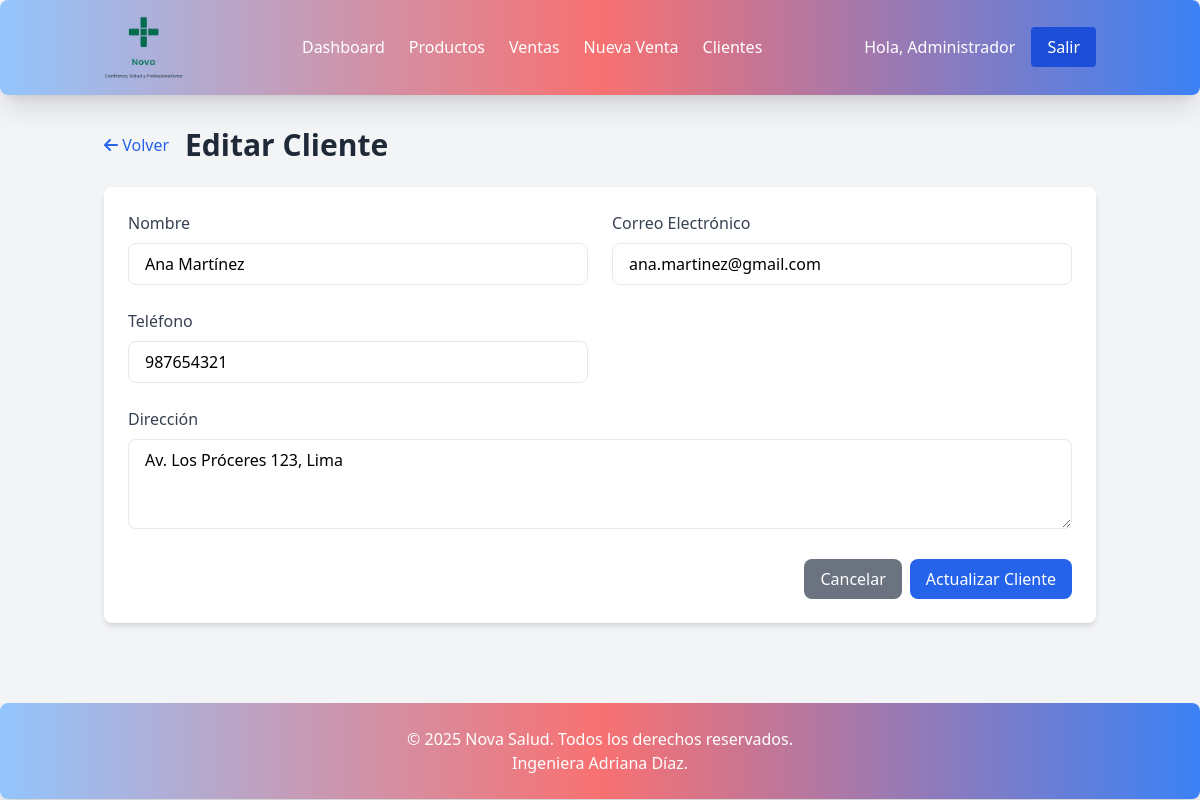
Screenshot of /cliente-form.php?id=1 (signed in) with the database file from the repository.
### tables this page shows
CREATE TABLE `clientes` (
  `id` int(11) NOT NULL,
  `nombre` varchar(255) NOT NULL,
  `correo` varchar(255) NOT NULL,
  `telefono` varchar(20) DEFAULT NULL,
  `direccion` text DEFAULT NULL,
  `fecha_registro` timestamp NOT NULL DEFAULT current_timestamp()
);

### cliente-form.php (the view, shortened to what this page needs)
<?php
include 'config/database.php';
$cliente = [
    'id' => '',
    'nombre' => '',
    'correo' => '',
    'telefono' => '',
    'direccion' => ''
];
$isEdit = false;
if (isset($_GET['id']) && is_numeric($_GET['id'])) {
    $id = $_GET['id'];
    $isEdit = true;
    $stmt = $conn->prepare("SELECT * FROM clientes WHERE id = :id");
    $stmt->bindParam(':id', $id);
    $stmt->execute();
    if ($stmt->rowCount() > 0) {
        $cliente = $stmt->fetch(PDO::FETCH_ASSOC);
    } else {
        header('Location: clientes.php');
        exit;
    }
}
?>
<!DOCTYPE html>
<html lang="es">
<head>
    <script src="https://cdn.tailwindcss.com"></script>
    <link rel="stylesheet" href="https://cdnjs.cloudflare.com/ajax/libs/font-awesome/6.4.0/css/all.min.css">
</head>
<body class="bg-gray-100">
    <?php include 'includes/header.php'; ?>
    <div class="container mx-auto px-4 py-8">
        <div class="flex items-center mb-6">
            <a href="clientes.php" class="text-blue-600 hover:text-blue-800 mr-4">
                <i class="fas fa-arrow-left"></i> Volver
            </a>
            <h1 class="text-3xl font-bold text-gray-800"><?php echo $isEdit ? 'Editar' : 'Nuevo'; ?> Cliente</h1>
        </div>
        <div class="bg-white rounded-lg shadow-md p-6">
            <form method="POST" action="">
                <div class="grid grid-cols-1 md:grid-cols-2 gap-6">
                    <div>
                        <label for="nombre" class="block text-gray-700 font-medium mb-2">Nombre</label>
                        <input type="text" id="nombre" name="nombre" required value="<?php echo htmlspecialchars($cliente['nombre']); ?>"
                               class="w-full px-4 py-2 border rounded-lg focus:outline-none focus:ring-2 focus:ring-blue-500">
                    </div>
                    <div>
                        <label for="correo" class="block text-gray-700 font-medium mb-2">Correo Electrónico</label>
                        <input type="email" id="correo" name="correo" required value="<?php echo htmlspecialchars($cliente['correo']); ?>"
                               class="w-full px-4 py-2 border rounded-lg focus:outline-none focus:ring-2 focus:ring-blue-500">
                    </div>
                    <div>
                        <label for="telefono" class="block text-gray-700 font-medium mb-2">Teléfono</label>
                        <input type="text" id="telefono" name="telefono" value="<?php echo htmlspecialchars($cliente['telefono']); ?>"
                               class="w-full px-4 py-2 border rounded-lg focus:outline-none focus:ring-2 focus:ring-blue-500">
                    </div>
                    <div class="md:col-span-2">
                        <label for="direccion" class="block text-gray-700 font-medium mb-2">Dirección</label>
                        <textarea id="direccion" name="direccion" rows="3"
                                  class="w-full px-4 py-2 border rounded-lg focus:outline-none focus:ring-2 focus:ring-blue-500"><?php echo htmlspecialchars($cliente['direccion']); ?></textarea>
                    </div>
                </div>
                <div class="mt-6 flex justify-end">
                    <a href="clientes.php" class="bg-gray-500 text-white py-2 px-4 rounded-lg hover:bg-gray-600 transition duration-200 mr-2">
                        Cancelar
                    </a>
                    <button type="submit" class="bg-blue-600 text-white py-2 px-4 rounded-lg hover:bg-blue-700 transition duration-200">
                        <?php echo $isEdit ? 'Actualizar' : 'Guardar'; ?> Cliente
                    </button>
                </div>
            </form>
        </div>
    </div>
    <?php include 'includes/footer.php'; ?>
</body>
</html>

### rows the page displays
clientes: nombre "Ana Martínez", correo "ana.martinez@gmail.com", telefono "987654321", direccion "Av. Los Próceres 123, Lima"

### other values shown
$_SESSION['user_name'] "Administrador"
